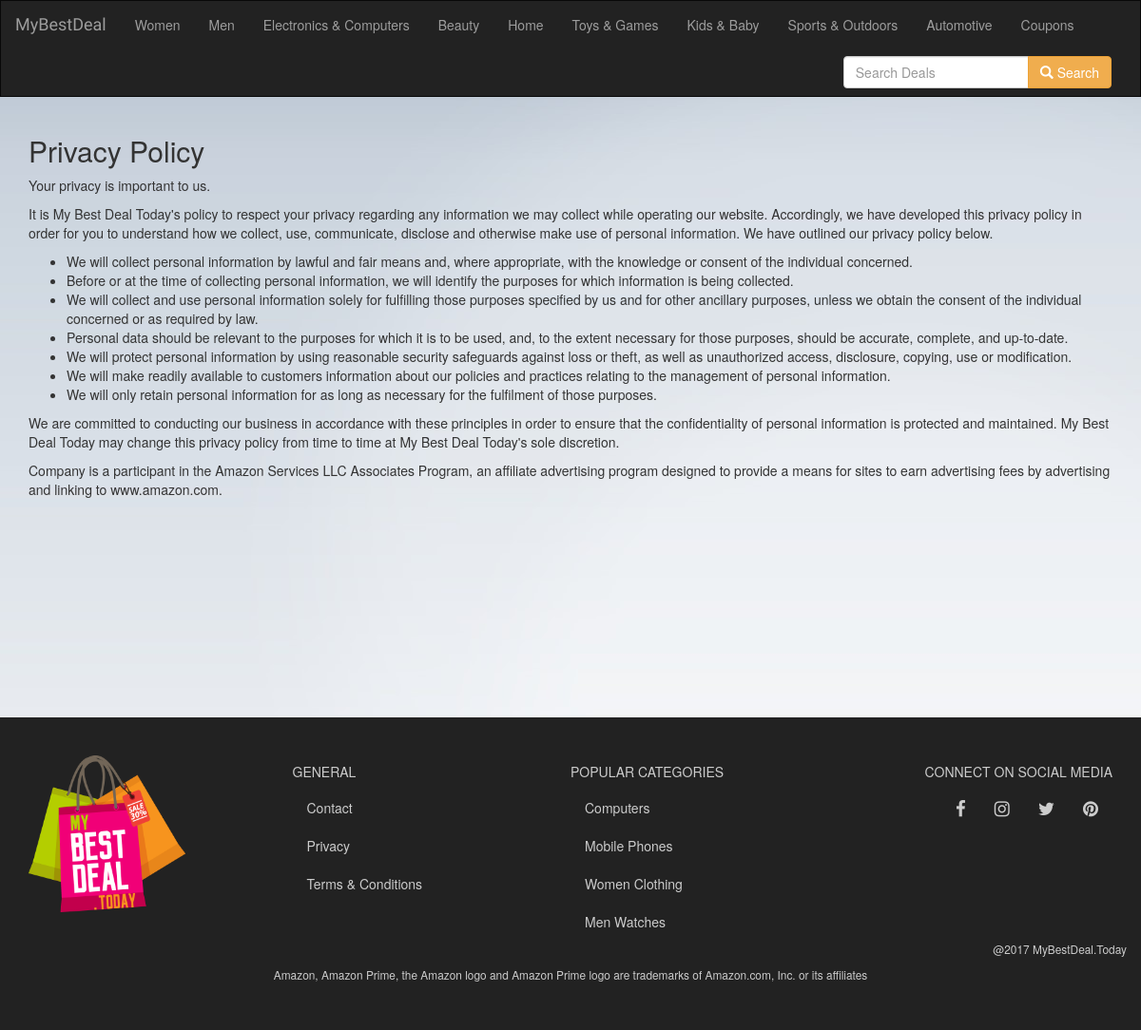
The app's page /privacy/ with its own data.
### bestdeal/models.py (models this page shows, shortened)
class Category(models.Model):
    category_name = models.CharField(max_length=100)

### bestdeal/views.py (the view)
# urls.py: url(r'^privacy/$',views.privacy_view,name='privacy'),
def privacy_view(request):
    return render(request, 'privacy.html')

### bestdeal/templatetags/menu_items.py (called while the page is built)
@register.inclusion_tag('menu_items.html', takes_context=True)
def menu_items(context):
    return {'categories': Category.objects.all(), 'sub_categories': Sub_Category.objects.all().order_by('sub_category_name')}

### templates/privacy.html (shortened to what this page needs)
{% extends 'base.html' %}
{% block body %}
<div class="container">
    <div class="row">
        <div class="col-md-12">
            <h2>Privacy Policy</h2>
  <p>Your privacy is important to us.</p>
  <p>It is My Best Deal Today's policy to respect your privacy regarding any information we may collect while operating our website. Accordingly, we have developed this privacy policy in order for you to understand how we collect, use, communicate, disclose and otherwise make use of personal information. We have outlined our privacy policy below.</p>
  <ul>
    <li>We will collect personal information by lawful and fair means and, where appropriate, with the knowledge or consent of the individual concerned.</li>
    <li>Before or at the time of collecting personal information, we will identify the purposes for which information is being collected.</li>
    <li>We will collect and use personal information solely for fulfilling those purposes specified by us and for other ancillary purposes, unless we obtain the consent of the individual concerned or as required by law.</li>
    <li>Personal data should be relevant to the purposes for which it is to be used, and, to the extent necessary for those purposes, should be accurate, complete, and up-to-date.</li>
    <li>We will protect personal information by using reasonable security safeguards against loss or theft, as well as unauthorized access, disclosure, copying, use or modification.</li>
    <li>We will make readily available to customers information about our policies and practices relating to the management of personal information.</li>
    <li>We will only retain personal information for as long as necessary for the fulfilment of those purposes.</li>
  </ul>
  <p>We are committed to conducting our business in accordance with these principles in order to ensure that the confidentiality of personal information is protected and maintained. My Best Deal Today may change this privacy policy from time to time at My Best Deal Today's sole discretion.</p>
  <p>Company is a participant in the Amazon Services LLC Associates Program, an affiliate advertising program designed to provide a means for sites to earn advertising fees by advertising and linking to www.amazon.com.</p>
            <br><br><br><br><br><br><br><br><br>
        </div>
    </div>
</div>
{% endblock %}

### templates/menu_items.html (shortened to what this page needs)
{% for category in categories %}
    <li class="dropdown">
        <a href="/{{ category.category_name }}/" class="dropdown-toggle" role="button" aria-haspopup="true" aria-expanded="false">{{ category.category_name }}</a>
    </li>
{% endfor %}

### bestdeal/static/bestdeal/style.css (style rules this page uses)
body { background: white url("images/background.jpg"); position: relative; }

### records on screen
Category: category_name "Women"
Category: category_name "Men"
Category: category_name "Electronics & Computers"
Category: category_name "Beauty"
Category: category_name "Home"
Category: category_name "Toys & Games"
Category: category_name "Kids & Baby"
Category: category_name "Sports & Outdoors"
Category: category_name "Automotive"
Category: category_name "Coupons"
